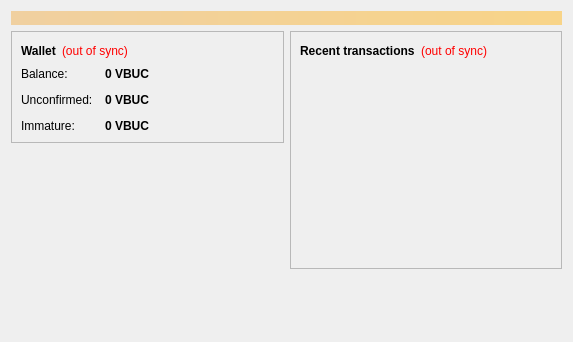
<?xml version="1.0" encoding="UTF-8"?>
<ui version="4.0">
 <class>OverviewPage</class>
 <widget class="QWidget" name="OverviewPage">
  <property name="geometry">
   <rect>
    <x>0</x>
    <y>0</y>
    <width>573</width>
    <height>342</height>
   </rect>
  </property>
  <property name="windowTitle">
   <string>Form</string>
  </property>
  <layout class="QVBoxLayout" name="topLayout">
   <item>
    <widget class="QLabel" name="labelAlerts">
     <property name="visible">
      <bool>false</bool>
     </property>
     <property name="styleSheet">
      <string notr="true">background-color: qlineargradient(x1: 0, y1: 0, x2: 1, y2: 0, stop:0 #F0D0A0, stop:1 #F8D488); color:#000000;</string>
     </property>
     <property name="wordWrap">
      <bool>true</bool>
     </property>
     <property name="margin">
      <number>3</number>
     </property>
    </widget>
   </item>
   <item>
    <layout class="QHBoxLayout" name="horizontalLayout" stretch="1,1">
     <item>
      <layout class="QVBoxLayout" name="verticalLayout_2">
       <item>
        <widget class="QFrame" name="frame">
         <property name="frameShape">
          <enum>QFrame::StyledPanel</enum>
         </property>
         <property name="frameShadow">
          <enum>QFrame::Raised</enum>
         </property>
         <layout class="QVBoxLayout" name="verticalLayout_4">
          <item>
           <layout class="QHBoxLayout" name="horizontalLayout_4">
            <item>
             <widget class="QLabel" name="label_5">
              <property name="font">
               <font>
                <weight>75</weight>
                <bold>true</bold>
               </font>
              </property>
              <property name="text">
               <string>Wallet</string>
              </property>
             </widget>
            </item>
            <item>
             <widget class="QLabel" name="labelWalletStatus">
              <property name="toolTip">
               <string>The displayed information may be out of date. Your wallet automatically synchronizes with the Vbucks network after a connection is established, but this process has not completed yet.</string>
              </property>
              <property name="styleSheet">
               <string notr="true">QLabel { color: red; }</string>
              </property>
              <property name="text">
               <string notr="true">(out of sync)</string>
              </property>
              <property name="alignment">
               <set>Qt::AlignLeading|Qt::AlignLeft|Qt::AlignVCenter</set>
              </property>
             </widget>
            </item>
            <item>
             <spacer name="horizontalSpacer_2">
              <property name="orientation">
               <enum>Qt::Horizontal</enum>
              </property>
              <property name="sizeHint" stdset="0">
               <size>
                <width>40</width>
                <height>20</height>
               </size>
              </property>
             </spacer>
            </item>
           </layout>
          </item>
          <item>
           <layout class="QFormLayout" name="formLayout_2">
            <property name="fieldGrowthPolicy">
             <enum>QFormLayout::AllNonFixedFieldsGrow</enum>
            </property>
            <property name="horizontalSpacing">
             <number>12</number>
            </property>
            <property name="verticalSpacing">
             <number>12</number>
            </property>
            <item row="0" column="0">
             <widget class="QLabel" name="label">
              <property name="text">
               <string>Balance:</string>
              </property>
             </widget>
            </item>
            <item row="0" column="1">
             <widget class="QLabel" name="labelBalance">
              <property name="font">
               <font>
                <weight>75</weight>
                <bold>true</bold>
               </font>
              </property>
              <property name="cursor">
               <cursorShape>IBeamCursor</cursorShape>
              </property>
              <property name="toolTip">
               <string>Your current balance</string>
              </property>
              <property name="text">
               <string notr="true">0 VBUC</string>
              </property>
              <property name="textInteractionFlags">
               <set>Qt::LinksAccessibleByMouse|Qt::TextSelectableByKeyboard|Qt::TextSelectableByMouse</set>
              </property>
             </widget>
            </item>
            <item row="1" column="0">
             <widget class="QLabel" name="label_3">
              <property name="text">
               <string>Unconfirmed:</string>
              </property>
             </widget>
            </item>
            <item row="1" column="1">
             <widget class="QLabel" name="labelUnconfirmed">
              <property name="font">
               <font>
                <weight>75</weight>
                <bold>true</bold>
               </font>
              </property>
              <property name="cursor">
               <cursorShape>IBeamCursor</cursorShape>
              </property>
              <property name="toolTip">
               <string>Total of transactions that have yet to be confirmed, and do not yet count toward the current balance</string>
              </property>
              <property name="text">
               <string notr="true">0 VBUC</string>
              </property>
              <property name="textInteractionFlags">
               <set>Qt::LinksAccessibleByMouse|Qt::TextSelectableByKeyboard|Qt::TextSelectableByMouse</set>
              </property>
             </widget>
            </item>
            <item row="2" column="0">
             <widget class="QLabel" name="labelImmatureText">
              <property name="text">
               <string>Immature:</string>
              </property>
             </widget>
            </item>
            <item row="2" column="1">
             <widget class="QLabel" name="labelImmature">
              <property name="font">
               <font>
                <weight>75</weight>
                <bold>true</bold>
               </font>
              </property>
              <property name="toolTip">
               <string>Mined balance that has not yet matured</string>
              </property>
              <property name="text">
               <string notr="true">0 VBUC</string>
              </property>
              <property name="textInteractionFlags">
               <set>Qt::LinksAccessibleByMouse|Qt::TextSelectableByKeyboard|Qt::TextSelectableByMouse</set>
              </property>
             </widget>
            </item>
           </layout>
          </item>
         </layout>
        </widget>
       </item>
       <item>
        <spacer name="verticalSpacer">
         <property name="orientation">
          <enum>Qt::Vertical</enum>
         </property>
         <property name="sizeHint" stdset="0">
          <size>
           <width>20</width>
           <height>40</height>
          </size>
         </property>
        </spacer>
       </item>
      </layout>
     </item>
     <item>
      <layout class="QVBoxLayout" name="verticalLayout_3">
       <item>
        <widget class="QFrame" name="frame_2">
         <property name="frameShape">
          <enum>QFrame::StyledPanel</enum>
         </property>
         <property name="frameShadow">
          <enum>QFrame::Raised</enum>
         </property>
         <layout class="QVBoxLayout" name="verticalLayout">
          <item>
           <layout class="QHBoxLayout" name="horizontalLayout_2">
            <item>
             <widget class="QLabel" name="label_4">
              <property name="text">
               <string>&lt;b&gt;Recent transactions&lt;/b&gt;</string>
              </property>
             </widget>
            </item>
            <item>
             <widget class="QLabel" name="labelTransactionsStatus">
              <property name="toolTip">
               <string>The displayed information may be out of date. Your wallet automatically synchronizes with the Vbucks network after a connection is established, but this process has not completed yet.</string>
              </property>
              <property name="styleSheet">
               <string notr="true">QLabel { color: red; }</string>
              </property>
              <property name="text">
               <string notr="true">(out of sync)</string>
              </property>
              <property name="alignment">
               <set>Qt::AlignRight|Qt::AlignTrailing|Qt::AlignVCenter</set>
              </property>
             </widget>
            </item>
            <item>
             <spacer name="horizontalSpacer">
              <property name="orientation">
               <enum>Qt::Horizontal</enum>
              </property>
              <property name="sizeHint" stdset="0">
               <size>
                <width>40</width>
                <height>20</height>
               </size>
              </property>
             </spacer>
            </item>
           </layout>
          </item>
          <item>
           <widget class="QListView" name="listTransactions">
            <property name="styleSheet">
             <string notr="true">QListView { background: transparent; }</string>
            </property>
            <property name="frameShape">
             <enum>QFrame::NoFrame</enum>
            </property>
            <property name="verticalScrollBarPolicy">
             <enum>Qt::ScrollBarAlwaysOff</enum>
            </property>
            <property name="horizontalScrollBarPolicy">
             <enum>Qt::ScrollBarAlwaysOff</enum>
            </property>
            <property name="selectionMode">
             <enum>QAbstractItemView::NoSelection</enum>
            </property>
           </widget>
          </item>
         </layout>
        </widget>
       </item>
       <item>
        <spacer name="verticalSpacer_2">
         <property name="orientation">
          <enum>Qt::Vertical</enum>
         </property>
         <property name="sizeHint" stdset="0">
          <size>
           <width>20</width>
           <height>40</height>
          </size>
         </property>
        </spacer>
       </item>
      </layout>
     </item>
    </layout>
   </item>
  </layout>
 </widget>
 <resources/>
 <connections/>
</ui>
